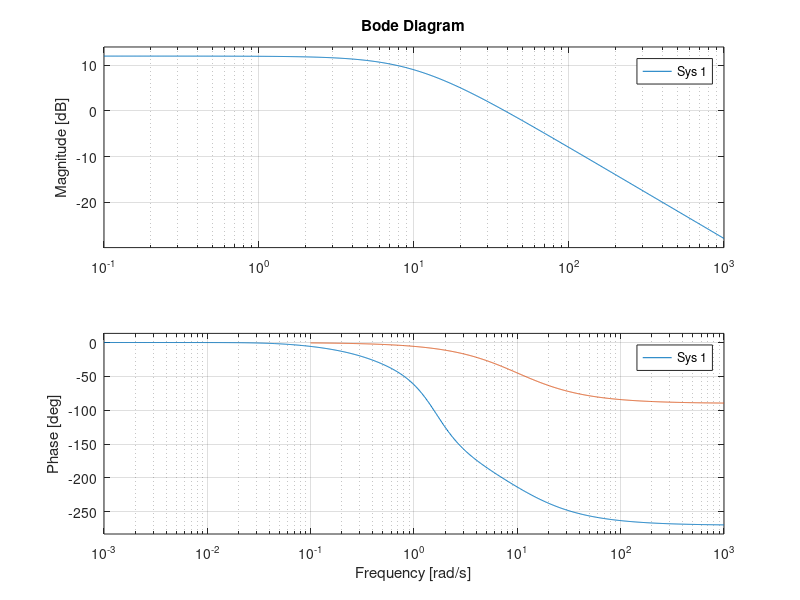
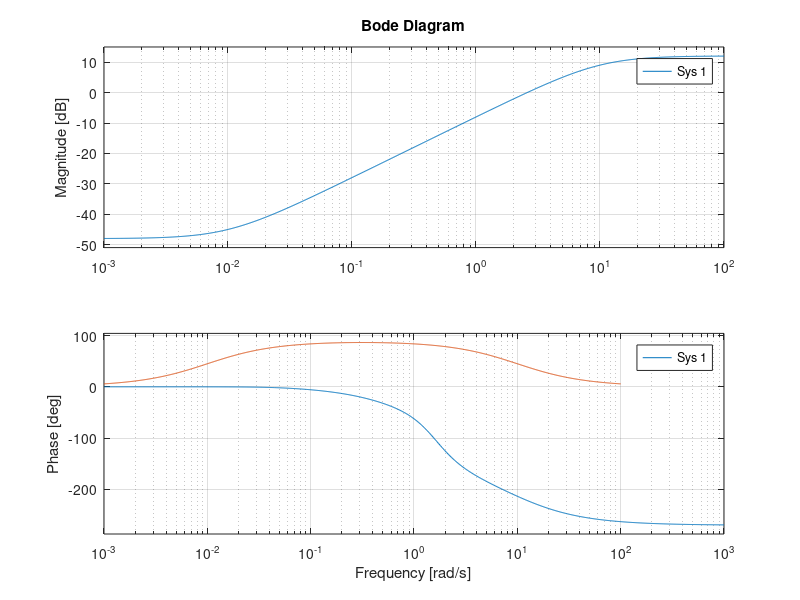

Write the MATLAB code that produced these figures, in order.
s = tf('s');

%For when F is PID
n = 2;
beta = 0.44;
td = 1.65177;
K = 18.0755;
gamma = 0.04;
ti = 22.5225;
F = K*((ti*s+1)/(ti*s+gamma))*((td*s+1)/(beta*td*s+1))^n;

G = (0.05/s)*(38/((2*s+21)*(4*s+1)+19));

S = 1/(1+F*G); %sensitivity function

T = 1 - S; 

DeltaG1 = (s+10)/40;
DeltaG2 = (s+10)/(4*(s+0.01));

bode(T)
hold on 
bode(1/DeltaG1)

figure
bode(T)
hold on
bode(1/DeltaG2)

